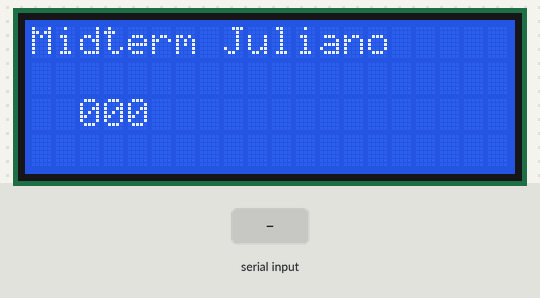
A sketch run on a simulated Arduino Uno, built with avr-gcc and run on an emulated ATmega328P. On the bench: 20×4 character LCD. The test bench sets the inputs (shaded band). What the sketch prints to the serial monitor is not drawn.

Above: at 1.4 s.
1.5 s: "1" received over the second serial link
At 2.3 s:
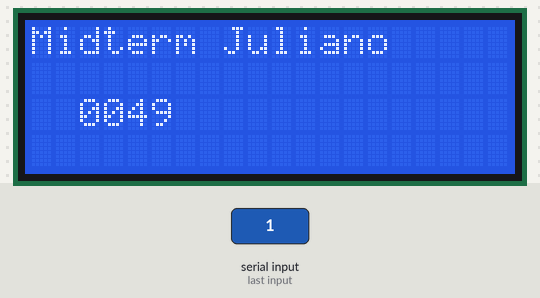
3.0 s: "0" received over the second serial link
Timing chart, 0 to 6.0 s (numbered marks = the images above; inputs shaded):
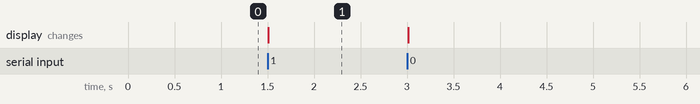

Measured:
- after the input at 1.5 s, the display: changes at once (image 1)

The sketch:

HC06.ino
```cpp
#include <SoftwareSerial.h>
SoftwareSerial BTSerial(0, 1); // RX | TX

#include <Wire.h>
#include <LiquidCrystal_I2C.h>

int sensorPin = A0;
int sensorValue = 0;
LiquidCrystal_I2C lcd(0x27,20,4);

void setup()
{
    Serial.begin(9600);
    Serial.println("Arduino with HC-06 is ready");

    // HC-06 default baud rate is 9600
    BTSerial.begin(9600);
    Serial.println("BTserial started at 9600");

    lcd.init();                      // initialize the lcd
    lcd.init();
    lcd.begin(20,4);
    lcd.backlight();
    lcd.setCursor(0,0);
    lcd.println("Midterm Juliano");
}

void loop()
{
  // Keep reading from HC-06 and send to Arduino Serial Monitor
  if (BTSerial.available())
    sensorValue = BTSerial.read();
    Serial.write(sensorValue);

  // Keep reading from Arduino Serial Monitor and send to HC-06
  if (Serial.available())
    BTSerial.write(Serial.read());


  //Print on LCD
  if(sensorValue < 100){
    lcd.setCursor(2,2);
    lcd.print(0);
    lcd.setCursor(3,2);
    lcd.print(0);
    lcd.setCursor(4,2);
    lcd.print(sensorValue);
  }
  else if(sensorValue < 1000){
    lcd.setCursor(2,2);
    lcd.print(0);
    lcd.setCursor(3,2);
    lcd.print(sensorValue);
  }
  else{
    lcd.setCursor(2,2);
    lcd.print(sensorValue);
  }
}
```
